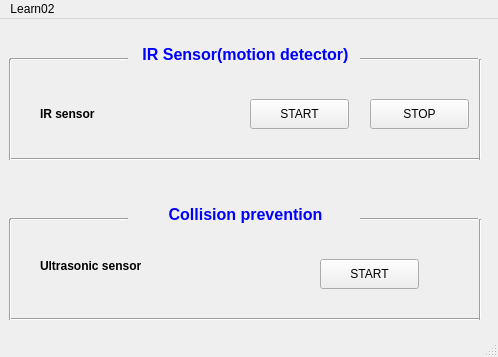
<?xml version="1.0" encoding="UTF-8"?>
<ui version="4.0">
 <class>MainWindow</class>
 <widget class="QMainWindow" name="MainWindow">
  <property name="geometry">
   <rect>
    <x>0</x>
    <y>0</y>
    <width>498</width>
    <height>357</height>
   </rect>
  </property>
  <property name="windowTitle">
   <string>MainWindow</string>
  </property>
  <widget class="QWidget" name="centralwidget">
   <widget class="QPushButton" name="start_sensor_btn">
    <property name="geometry">
     <rect>
      <x>250</x>
      <y>80</y>
      <width>99</width>
      <height>30</height>
     </rect>
    </property>
    <property name="text">
     <string>START</string>
    </property>
   </widget>
   <widget class="QLabel" name="label">
    <property name="geometry">
     <rect>
      <x>140</x>
      <y>10</y>
      <width>211</width>
      <height>41</height>
     </rect>
    </property>
    <property name="text">
     <string>&lt;html&gt;&lt;head/&gt;&lt;body&gt;&lt;p align=&quot;center&quot;&gt;&lt;span style=&quot; font-size:18pt; font-weight:600; color:#0000ff; vertical-align:sub;&quot;&gt;IR Sensor(motion detector)&lt;/span&gt;&lt;/p&gt;&lt;/body&gt;&lt;/html&gt;</string>
    </property>
   </widget>
   <widget class="QLabel" name="label_2">
    <property name="geometry">
     <rect>
      <x>140</x>
      <y>170</y>
      <width>211</width>
      <height>41</height>
     </rect>
    </property>
    <property name="text">
     <string>&lt;html&gt;&lt;head/&gt;&lt;body&gt;&lt;p align=&quot;center&quot;&gt;&lt;span style=&quot; font-size:18pt; font-weight:600; color:#0000ff; vertical-align:sub;&quot;&gt;Collision prevention&lt;/span&gt;&lt;/p&gt;&lt;/body&gt;&lt;/html&gt;</string>
    </property>
   </widget>
   <widget class="QLabel" name="message_label">
    <property name="geometry">
     <rect>
      <x>40</x>
      <y>70</y>
      <width>211</width>
      <height>51</height>
     </rect>
    </property>
    <property name="text">
     <string>&lt;html&gt;&lt;head/&gt;&lt;body&gt;&lt;p&gt;&lt;span style=&quot; font-weight:600;&quot;&gt;IR sensor&lt;/span&gt;&lt;/p&gt;&lt;/body&gt;&lt;/html&gt;</string>
    </property>
   </widget>
   <widget class="Line" name="line_23">
    <property name="geometry">
     <rect>
      <x>10</x>
      <y>30</y>
      <width>118</width>
      <height>20</height>
     </rect>
    </property>
    <property name="orientation">
     <enum>Qt::Horizontal</enum>
    </property>
   </widget>
   <widget class="Line" name="line_24">
    <property name="geometry">
     <rect>
      <x>360</x>
      <y>30</y>
      <width>118</width>
      <height>20</height>
     </rect>
    </property>
    <property name="orientation">
     <enum>Qt::Horizontal</enum>
    </property>
   </widget>
   <widget class="Line" name="line_26">
    <property name="geometry">
     <rect>
      <x>10</x>
      <y>130</y>
      <width>471</width>
      <height>20</height>
     </rect>
    </property>
    <property name="orientation">
     <enum>Qt::Horizontal</enum>
    </property>
   </widget>
   <widget class="Line" name="line_25">
    <property name="geometry">
     <rect>
      <x>10</x>
      <y>190</y>
      <width>118</width>
      <height>20</height>
     </rect>
    </property>
    <property name="orientation">
     <enum>Qt::Horizontal</enum>
    </property>
   </widget>
   <widget class="Line" name="line_27">
    <property name="geometry">
     <rect>
      <x>360</x>
      <y>190</y>
      <width>118</width>
      <height>20</height>
     </rect>
    </property>
    <property name="orientation">
     <enum>Qt::Horizontal</enum>
    </property>
   </widget>
   <widget class="Line" name="line_28">
    <property name="geometry">
     <rect>
      <x>10</x>
      <y>290</y>
      <width>471</width>
      <height>20</height>
     </rect>
    </property>
    <property name="orientation">
     <enum>Qt::Horizontal</enum>
    </property>
   </widget>
   <widget class="Line" name="line_2">
    <property name="geometry">
     <rect>
      <x>470</x>
      <y>40</y>
      <width>20</width>
      <height>101</height>
     </rect>
    </property>
    <property name="orientation">
     <enum>Qt::Vertical</enum>
    </property>
   </widget>
   <widget class="Line" name="line_3">
    <property name="geometry">
     <rect>
      <x>0</x>
      <y>40</y>
      <width>20</width>
      <height>101</height>
     </rect>
    </property>
    <property name="orientation">
     <enum>Qt::Vertical</enum>
    </property>
   </widget>
   <widget class="Line" name="line_4">
    <property name="geometry">
     <rect>
      <x>470</x>
      <y>200</y>
      <width>20</width>
      <height>101</height>
     </rect>
    </property>
    <property name="orientation">
     <enum>Qt::Vertical</enum>
    </property>
   </widget>
   <widget class="Line" name="line_5">
    <property name="geometry">
     <rect>
      <x>0</x>
      <y>200</y>
      <width>20</width>
      <height>101</height>
     </rect>
    </property>
    <property name="orientation">
     <enum>Qt::Vertical</enum>
    </property>
   </widget>
   <widget class="QPushButton" name="start2_btn">
    <property name="geometry">
     <rect>
      <x>320</x>
      <y>240</y>
      <width>99</width>
      <height>30</height>
     </rect>
    </property>
    <property name="text">
     <string>START</string>
    </property>
   </widget>
   <widget class="QLabel" name="statusLabel1_1">
    <property name="geometry">
     <rect>
      <x>40</x>
      <y>240</y>
      <width>211</width>
      <height>51</height>
     </rect>
    </property>
    <property name="text">
     <string>&lt;html&gt;&lt;head/&gt;&lt;body&gt;&lt;p&gt;&lt;span style=&quot; font-weight:600;&quot;&gt;Ultrasonic sensor&lt;/span&gt;&lt;/p&gt;&lt;p&gt;&lt;span style=&quot; font-weight:600;&quot;&gt;&lt;br/&gt;&lt;/span&gt;&lt;/p&gt;&lt;/body&gt;&lt;/html&gt;</string>
    </property>
   </widget>
   <widget class="QPushButton" name="stop_sensor_btn">
    <property name="geometry">
     <rect>
      <x>370</x>
      <y>80</y>
      <width>99</width>
      <height>30</height>
     </rect>
    </property>
    <property name="text">
     <string>STOP</string>
    </property>
   </widget>
  </widget>
  <widget class="QMenuBar" name="menubar">
   <property name="geometry">
    <rect>
     <x>0</x>
     <y>0</y>
     <width>498</width>
     <height>28</height>
    </rect>
   </property>
   <widget class="QMenu" name="menuLearn02">
    <property name="title">
     <string>Learn02</string>
    </property>
   </widget>
   <addaction name="menuLearn02"/>
  </widget>
  <widget class="QStatusBar" name="statusbar"/>
 </widget>
 <resources/>
 <connections/>
</ui>
